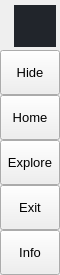
        <widget class="QFrame" name="leftMenuBg">
         <property name="minimumSize">
          <size>
           <width>60</width>
           <height>0</height>
          </size>
         </property>
         <property name="maximumSize">
          <size>
           <width>60</width>
           <height>16777215</height>
          </size>
         </property>
         <property name="frameShape">
          <enum>QFrame::NoFrame</enum>
         </property>
         <property name="frameShadow">
          <enum>QFrame::Raised</enum>
         </property>
         <layout class="QVBoxLayout" name="verticalLayout_3">
          <property name="spacing">
           <number>0</number>
          </property>
          <property name="leftMargin">
           <number>0</number>
          </property>
          <property name="topMargin">
           <number>0</number>
          </property>
          <property name="rightMargin">
           <number>0</number>
          </property>
          <property name="bottomMargin">
           <number>0</number>
          </property>
          <item>
           <widget class="QFrame" name="topLogoInfo">
            <property name="minimumSize">
             <size>
              <width>0</width>
              <height>50</height>
             </size>
            </property>
            <property name="maximumSize">
             <size>
              <width>16777215</width>
              <height>50</height>
             </size>
            </property>
            <property name="frameShape">
             <enum>QFrame::NoFrame</enum>
            </property>
            <property name="frameShadow">
             <enum>QFrame::Raised</enum>
            </property>
            <widget class="QFrame" name="topLogo">
             <property name="geometry">
              <rect>
               <x>14</x>
               <y>5</y>
               <width>42</width>
               <height>42</height>
              </rect>
             </property>
             <property name="minimumSize">
              <size>
               <width>42</width>
               <height>42</height>
              </size>
             </property>
             <property name="maximumSize">
              <size>
               <width>42</width>
               <height>42</height>
              </size>
             </property>
             <property name="styleSheet">
              <string notr="true">background-color: rgb(33, 37, 43);
background-image: url(:/images/images/images/ksa_life4cut.png);
background-position: centered;
background-repeat: no-repeat;</string>
             </property>
             <property name="frameShape">
              <enum>QFrame::NoFrame</enum>
             </property>
             <property name="frameShadow">
              <enum>QFrame::Raised</enum>
             </property>
            </widget>
            <widget class="QLabel" name="titleLeftApp">
             <property name="geometry">
              <rect>
               <x>70</x>
               <y>8</y>
               <width>160</width>
               <height>20</height>
              </rect>
             </property>
             <property name="font">
              <font>
               <family>Segoe UI Semibold</family>
               <pointsize>12</pointsize>
               <weight>7</weight>
               <italic>false</italic>
               <bold>false</bold>
              </font>
             </property>
             <property name="text">
              <string>ksa_life4cut</string>
             </property>
             <property name="alignment">
              <set>Qt::AlignLeading|Qt::AlignLeft|Qt::AlignTop</set>
             </property>
            </widget>
            <widget class="QLabel" name="titleLeftDescription">
             <property name="geometry">
              <rect>
               <x>70</x>
               <y>27</y>
               <width>160</width>
               <height>16</height>
              </rect>
             </property>
             <property name="maximumSize">
              <size>
               <width>16777215</width>
               <height>16</height>
              </size>
             </property>
             <property name="font">
              <font>
               <family>Segoe UI</family>
               <pointsize>8</pointsize>
               <weight>50</weight>
               <italic>false</italic>
               <bold>false</bold>
              </font>
             </property>
             <property name="text">
              <string>life-4-cut</string>
             </property>
             <property name="alignment">
              <set>Qt::AlignLeading|Qt::AlignLeft|Qt::AlignTop</set>
             </property>
            </widget>
           </widget>
          </item>
          <item>
           <widget class="QFrame" name="leftMenuFrame">
            <property name="frameShape">
             <enum>QFrame::NoFrame</enum>
            </property>
            <property name="frameShadow">
             <enum>QFrame::Raised</enum>
            </property>
            <layout class="QVBoxLayout" name="verticalMenuLayout">
             <property name="spacing">
              <number>0</number>
             </property>
             <property name="leftMargin">
              <number>0</number>
             </property>
             <property name="topMargin">
              <number>0</number>
             </property>
             <property name="rightMargin">
              <number>0</number>
             </property>
             <property name="bottomMargin">
              <number>0</number>
             </property>
             <item>
              <widget class="QFrame" name="toggleBox">
               <property name="maximumSize">
                <size>
                 <width>16777215</width>
                 <height>45</height>
                </size>
               </property>
               <property name="frameShape">
                <enum>QFrame::NoFrame</enum>
               </property>
               <property name="frameShadow">
                <enum>QFrame::Raised</enum>
               </property>
               <layout class="QVBoxLayout" name="verticalLayout_4">
                <property name="spacing">
                 <number>0</number>
                </property>
                <property name="leftMargin">
                 <number>0</number>
                </property>
                <property name="topMargin">
                 <number>0</number>
                </property>
                <property name="rightMargin">
                 <number>0</number>
                </property>
                <property name="bottomMargin">
                 <number>0</number>
                </property>
                <item>
                 <widget class="QPushButton" name="toggleButton">
                  <property name="sizePolicy">
                   <sizepolicy hsizetype="Expanding" vsizetype="Fixed">
                    <horstretch>0</horstretch>
                    <verstretch>0</verstretch>
                   </sizepolicy>
                  </property>
                  <property name="minimumSize">
                   <size>
                    <width>0</width>
                    <height>45</height>
                   </size>
                  </property>
                  <property name="font">
                   <font>
                    <family>Segoe UI</family>
                    <pointsize>10</pointsize>
                    <weight>50</weight>
                    <italic>false</italic>
                    <bold>false</bold>
                   </font>
                  </property>
                  <property name="cursor">
                   <cursorShape>PointingHandCursor</cursorShape>
                  </property>
                  <property name="layoutDirection">
                   <enum>Qt::LeftToRight</enum>
                  </property>
                  <property name="styleSheet">
                   <string notr="true">background-image: url(:/icons/images/icons/icon_menu.png);</string>
                  </property>
                  <property name="text">
                   <string>Hide</string>
                  </property>
                 </widget>
                </item>
               </layout>
              </widget>
             </item>
             <item alignment="Qt::AlignTop">
              <widget class="QFrame" name="topMenu">
               <property name="frameShape">
                <enum>QFrame::NoFrame</enum>
               </property>
               <property name="frameShadow">
                <enum>QFrame::Raised</enum>
               </property>
               <layout class="QVBoxLayout" name="verticalLayout_8">
                <property name="spacing">
                 <number>0</number>
                </property>
                <property name="leftMargin">
                 <number>0</number>
                </property>
                <property name="topMargin">
                 <number>0</number>
                </property>
                <property name="rightMargin">
                 <number>0</number>
                </property>
                <property name="bottomMargin">
                 <number>0</number>
                </property>
                <item>
                 <widget class="QPushButton" name="btn_home">
                  <property name="sizePolicy">
                   <sizepolicy hsizetype="Expanding" vsizetype="Fixed">
                    <horstretch>0</horstretch>
                    <verstretch>0</verstretch>
                   </sizepolicy>
                  </property>
                  <property name="minimumSize">
                   <size>
                    <width>0</width>
                    <height>45</height>
                   </size>
                  </property>
                  <property name="font">
                   <font>
                    <family>Segoe UI</family>
                    <pointsize>10</pointsize>
                    <weight>50</weight>
                    <italic>false</italic>
                    <bold>false</bold>
                   </font>
                  </property>
                  <property name="cursor">
                   <cursorShape>PointingHandCursor</cursorShape>
                  </property>
                  <property name="layoutDirection">
                   <enum>Qt::LeftToRight</enum>
                  </property>
                  <property name="styleSheet">
                   <string notr="true">background-image: url(:/icons/images/icons/cil-home.png);</string>
                  </property>
                  <property name="text">
                   <string>Home</string>
                  </property>
                 </widget>
                </item>
                <item>
                 <widget class="QPushButton" name="btn_widgets">
                  <property name="sizePolicy">
                   <sizepolicy hsizetype="Expanding" vsizetype="Fixed">
                    <horstretch>0</horstretch>
                    <verstretch>0</verstretch>
                   </sizepolicy>
                  </property>
                  <property name="minimumSize">
                   <size>
                    <width>0</width>
                    <height>45</height>
                   </size>
                  </property>
                  <property name="font">
                   <font>
                    <family>Segoe UI</family>
                    <pointsize>10</pointsize>
                    <weight>50</weight>
                    <italic>false</italic>
                    <bold>false</bold>
                   </font>
                  </property>
                  <property name="cursor">
                   <cursorShape>PointingHandCursor</cursorShape>
                  </property>
                  <property name="layoutDirection">
                   <enum>Qt::LeftToRight</enum>
                  </property>
                  <property name="styleSheet">
                   <string notr="true">background-image: url(:/icons/images/icons/cil-find-in-page.png);</string>
                  </property>
                  <property name="text">
                   <string>Explore</string>
                  </property>
                 </widget>
                </item>
                <item>
                 <widget class="QPushButton" name="btn_exit">
                  <property name="sizePolicy">
                   <sizepolicy hsizetype="Expanding" vsizetype="Fixed">
                    <horstretch>0</horstretch>
                    <verstretch>0</verstretch>
                   </sizepolicy>
                  </property>
                  <property name="minimumSize">
                   <size>
                    <width>0</width>
                    <height>45</height>
                   </size>
                  </property>
                  <property name="font">
                   <font>
                    <family>Segoe UI</family>
                    <pointsize>10</pointsize>
                    <weight>50</weight>
                    <italic>false</italic>
                    <bold>false</bold>
                   </font>
                  </property>
                  <property name="cursor">
                   <cursorShape>PointingHandCursor</cursorShape>
                  </property>
                  <property name="layoutDirection">
                   <enum>Qt::LeftToRight</enum>
                  </property>
                  <property name="styleSheet">
                   <string notr="true">background-image: url(:/icons/images/icons/cil-x.png);</string>
                  </property>
                  <property name="text">
                   <string>Exit</string>
                  </property>
                 </widget>
                </item>
               </layout>
              </widget>
             </item>
             <item alignment="Qt::AlignBottom">
              <widget class="QFrame" name="bottomMenu">
               <property name="frameShape">
                <enum>QFrame::NoFrame</enum>
               </property>
               <property name="frameShadow">
                <enum>QFrame::Raised</enum>
               </property>
               <layout class="QVBoxLayout" name="verticalLayout_9">
                <property name="spacing">
                 <number>0</number>
                </property>
                <property name="leftMargin">
                 <number>0</number>
                </property>
                <property name="topMargin">
                 <number>0</number>
                </property>
                <property name="rightMargin">
                 <number>0</number>
                </property>
                <property name="bottomMargin">
                 <number>0</number>
                </property>
                <item>
                 <widget class="QPushButton" name="toggleLeftBox">
                  <property name="sizePolicy">
                   <sizepolicy hsizetype="Expanding" vsizetype="Fixed">
                    <horstretch>0</horstretch>
                    <verstretch>0</verstretch>
                   </sizepolicy>
                  </property>
                  <property name="minimumSize">
                   <size>
                    <width>0</width>
                    <height>45</height>
                   </size>
                  </property>
                  <property name="font">
                   <font>
                    <family>Segoe UI</family>
                    <pointsize>10</pointsize>
                    <weight>50</weight>
                    <italic>false</italic>
                    <bold>false</bold>
                   </font>
                  </property>
                  <property name="cursor">
                   <cursorShape>PointingHandCursor</cursorShape>
                  </property>
                  <property name="layoutDirection">
                   <enum>Qt::LeftToRight</enum>
                  </property>
                  <property name="styleSheet">
                   <string notr="true">background-image: url(:/icons/images/icons/icon_settings.png);</string>
                  </property>
                  <property name="text">
                   <string>Info</string>
                  </property>
                 </widget>
                </item>
               </layout>
              </widget>
             </item>
            </layout>
           </widget>
          </item>
         </layout>
        </widget>
